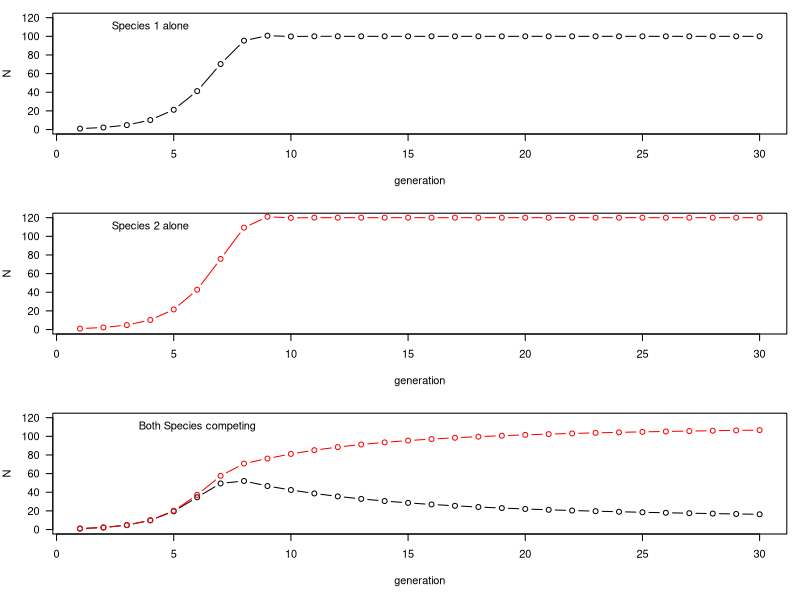

The R source for this figure:
## ---- chunk 1
grow <- function (start_1, start_2){
  num_gen <- 30
  N1 <- rep (0, 30)
  N2 <- rep (0, 30)
  generation <- 1:num_gen
  growth.rate <- 1.2
  K1 <- 100
  K2 <- 120
  a12 <- 0.8
  a21 <- 0.8
  N1[1] <- start_1
  N2[1] <- start_2
  for (i in 2:num_gen)  {
    N1[i] = N1[i - 1] + (growth.rate* N1[i-1] * ((K1 - N1[i - 1] - (a12 * N2[i - 1])) / K1))
    N2[i] = N2[i - 1] + (growth.rate * N2[i-1] * ((K2 - N2[i - 1] - (a21 * N1[i - 1])) / K2))
    generation[1] = 1
    print (N1[i]) }
if (N1[1] > 0 ){
  plot (N1 ~ generation, type = "b", ylim = c(0, max(c (K1, K2))), ylab = "N", xlab = "generation")
}  else {
  plot(N1 ~ generation, type = "n", ylim = c(0, max(c (K1, K2))), ylab = "N", xlab = "generation")
}
print (N2[1])
if (N2[1] > 0){
  lines(N2 ~ generation, type = "b",col = "red")}
}
## ---- chunk 2
 par(mar = c(5, 4, 1, 1), mfrow = c(3, 1), las = 1)
  grow(1, 0)
  text(4, 110, "Species 1 alone")
  grow(0, 1)
  text(4, 110, "Species 2 alone")
  grow(1, 1)
  text(6, 110, "Both Species competing")
